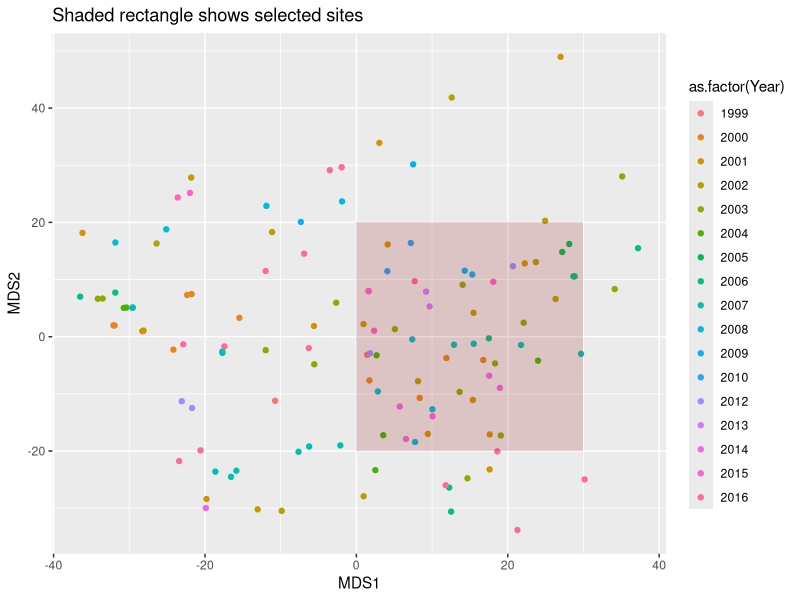
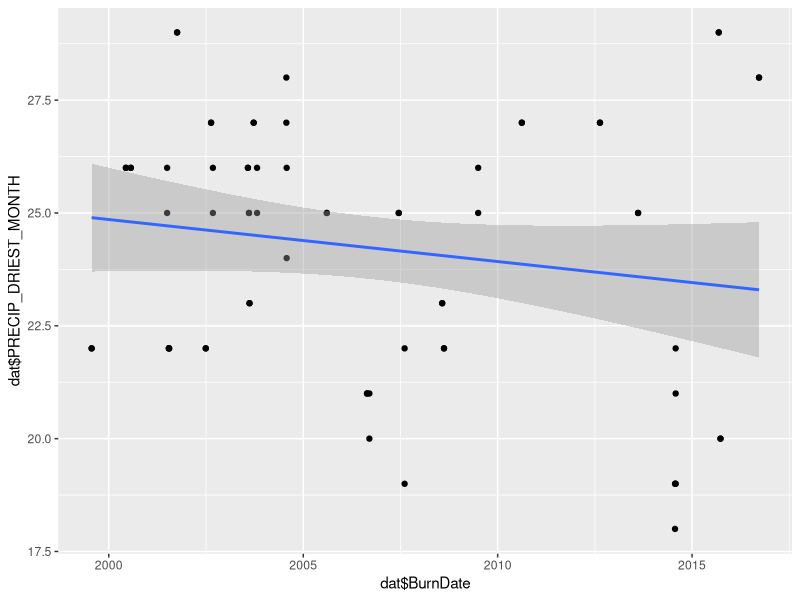
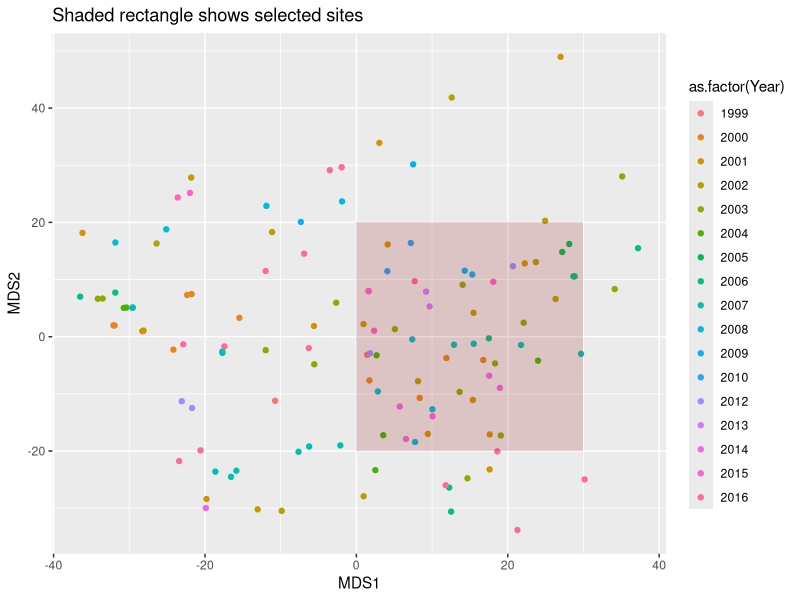

Generate these figures, in order, with R:
# Libraries Used ####
library(dplyr)
library(tidyr)
library(stringr)
library(ggplot2)
library(vegan)
"%ni%" <- Negate("%in%")

# Import cleaned Data ####
dat = read.csv("Cleaned_Site_Data.csv", stringsAsFactors = FALSE, row.names = "UniqID")
dat$ID = row.names(dat)

# Convert to Date class
dat$BurnDate = as.Date(dat$BurnDate, format = "%Y-%m-%d")

# Find all those numeric columns
classes = c()
i=1
for(col in names(dat)){
  classes[i] = class(dat[,col])
  i=i+1
}

# subset to just numeric environmental data
dat_matrix = dat[,classes == "numeric"]
dat_matrix = select(dat_matrix,-c(Lat,Lon))

# Compare burned sites only
dat_burned = dat_matrix[dat$InOrOut == "in",]

# NMDS on environmental data
NMDS = metaMDS(dat_matrix, distance = "euclidean")

MDS1 = NMDS$points[,1]
MDS2 = NMDS$points[,2]
MDS = data.frame(MDS1 = MDS1, MDS2 = MDS2, Year = dat$Year_, ID = dat$ID, Soil = dat$SOIL_DOM)

# Plot NMDS
ggplot(MDS, aes(x=MDS1, y=MDS2, color=as.factor(Year))) +
  geom_point() +
  annotate("rect", xmin = 0, xmax = 30,ymin = -20,ymax = 20, fill = "Brown", alpha = 0.2) +
  ggtitle("Shaded rectangle shows selected sites")

  #xlim(c(0,30)) + ylim(c(-20,20))
ggsave("Environ_NMDS_Sample_Selection.png")


# Extract MDS points from selected range
mds1_range = MDS$MDS1 >= 0 & MDS$MDS1 <=30
mds2_range = MDS$MDS2 >= -20 & MDS$MDS2 <= 20

good_rows = which(mds1_range == TRUE & mds2_range == TRUE)
selection = as.character(MDS[good_rows,"ID"])

# Subset cleaned data set to selection
dat2 = dat[selection,]
IDs = unique(dat2$ObjectID_1)

dat = dat[dat$ObjectID_1 %in% IDs,]

#sanity check
ggplot(mapping = aes(x=dat$BurnDate,y=dat$PRECIP_DRIEST_MONTH)) +
  geom_point() + stat_smooth(method = "lm")


# Write sample subset
write.csv(dat,"Selected_Sites.csv", row.names = FALSE, quote = FALSE)

